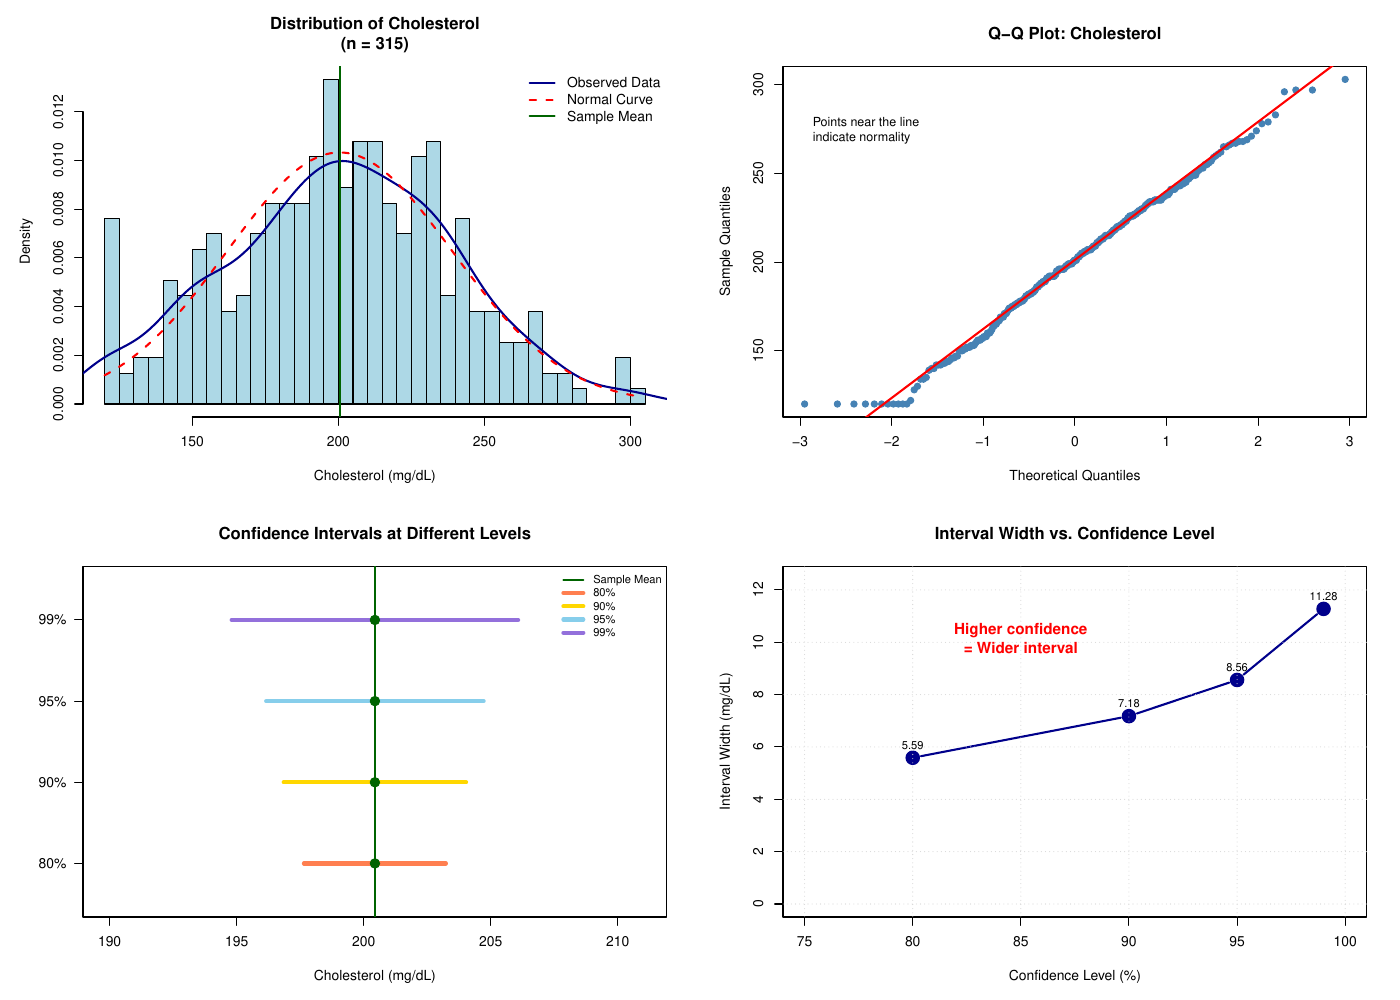

This figure's R source:
# Assignment 2 - Task 3: Point and Interval Estimation with Real Data
# =========================================================================
# This script demonstrates point estimation and confidence interval construction
# using real-world data

# Set seed for reproducibility
set.seed(789)

# =========================================================================
# STEP 1: LOAD AND EXPLORE THE DATASET
# =========================================================================

cat(paste(rep("=", 75), collapse=""), "\n")
cat("TASK 3: POINT AND INTERVAL ESTIMATION WITH REAL DATA\n")
cat(paste(rep("=", 75), collapse=""), "\n\n")

# Try to load NutritionStudy data
# If not available, we'll create a similar synthetic dataset
use_synthetic <- TRUE
dataset_name <- "Synthetic Nutrition Study"

tryCatch({
  # Try loading from Stat2Data package
  library(Stat2Data)
  data(NutritionStudy)
  cat("✓ Successfully loaded NutritionStudy dataset from Stat2Data package\n\n")
  dataset_name <- "NutritionStudy"
  use_synthetic <- FALSE
}, error = function(e) {
  cat("Note: Stat2Data package not available. Creating synthetic nutrition dataset.\n\n")
  use_synthetic <- TRUE
})

if (use_synthetic) {
  # Create synthetic dataset similar to NutritionStudy
  set.seed(123)
  n_participants <- 315
  
  NutritionStudy <- data.frame(
    ID = 1:n_participants,
    Age = round(rnorm(n_participants, mean = 45, sd = 15)),
    Cholesterol = round(rnorm(n_participants, mean = 200, sd = 40)),
    BMI = round(rnorm(n_participants, mean = 26.5, sd = 4.5), 1),
    Calories = round(rnorm(n_participants, mean = 2100, sd = 450)),
    Fiber = round(rnorm(n_participants, mean = 18, sd = 6), 1),
    Vitamin_C = round(rnorm(n_participants, mean = 85, sd = 35)),
    Iron = round(rnorm(n_participants, mean = 14, sd = 4), 1),
    Protein = round(rnorm(n_participants, mean = 75, sd = 20))
  )
  
  # Ensure positive values
  NutritionStudy$Cholesterol <- pmax(NutritionStudy$Cholesterol, 120)
  NutritionStudy$BMI <- pmax(NutritionStudy$BMI, 16)
  NutritionStudy$Calories <- pmax(NutritionStudy$Calories, 1200)
  NutritionStudy$Fiber <- pmax(NutritionStudy$Fiber, 5)
  
  cat("✓ Created synthetic nutrition dataset\n\n")
}

# Display dataset information
cat("Dataset Overview:\n")
cat(paste(rep("-", 75), collapse=""), "\n")
cat(sprintf("Dataset Name: %s\n", dataset_name))
cat(sprintf("Number of observations: %d\n", nrow(NutritionStudy)))
cat(sprintf("Number of variables: %d\n\n", ncol(NutritionStudy)))

# Show first few rows
cat("First 6 rows of the dataset:\n")
print(head(NutritionStudy))

# Show structure
cat("\n\nDataset Structure:\n")
str(NutritionStudy)

# =========================================================================
# STEP 2: SELECT CONTINUOUS VARIABLE AND DEFINE POPULATION
# =========================================================================

cat("\n\n", paste(rep("=", 75), collapse=""), "\n")
cat("STEP 2: VARIABLE SELECTION AND POPULATION DEFINITION\n")
cat(paste(rep("=", 75), collapse=""), "\n\n")

# Select a continuous numeric variable - using Cholesterol
# You can change this to any continuous variable in your dataset
selected_variable <- "Cholesterol"
data_vector <- NutritionStudy[[selected_variable]]

# Remove any missing values
data_vector <- data_vector[!is.na(data_vector)]
n <- length(data_vector)

cat("SELECTED VARIABLE: ", selected_variable, "\n")
cat(paste(rep("-", 75), collapse=""), "\n\n")

cat("POPULATION OF INTEREST:\n")
cat("The population consists of all adults who could potentially participate\n")
cat("in a nutrition study. This dataset represents a random sample of n =", n, "\n")
cat("participants from this population. We are interested in estimating the\n")
cat("true population mean", selected_variable, "level.\n\n")

cat("VARIABLE DESCRIPTION:\n")
cat("Cholesterol: Total cholesterol level measured in mg/dL (milligrams per deciliter)\n")
cat("- Normal range: < 200 mg/dL\n")
cat("- Borderline high: 200-239 mg/dL\n")
cat("- High: ≥ 240 mg/dL\n\n")

# Display descriptive statistics
cat("DESCRIPTIVE STATISTICS:\n")
cat(paste(rep("-", 75), collapse=""), "\n")
cat(sprintf("Sample size (n):           %d\n", n))
cat(sprintf("Minimum:                   %.2f\n", min(data_vector)))
cat(sprintf("1st Quartile (Q1):         %.2f\n", quantile(data_vector, 0.25)))
cat(sprintf("Median (Q2):               %.2f\n", median(data_vector)))
cat(sprintf("Mean:                      %.2f\n", mean(data_vector)))
cat(sprintf("3rd Quartile (Q3):         %.2f\n", quantile(data_vector, 0.75)))
cat(sprintf("Maximum:                   %.2f\n", max(data_vector)))
cat(sprintf("Range:                     %.2f\n", max(data_vector) - min(data_vector)))
cat(sprintf("Interquartile Range (IQR): %.2f\n", IQR(data_vector)))
cat(sprintf("Variance:                  %.2f\n", var(data_vector)))
cat(sprintf("Standard Deviation:        %.2f\n\n", sd(data_vector)))

# =========================================================================
# STEP 3: POINT ESTIMATES
# =========================================================================

cat("\n", paste(rep("=", 75), collapse=""), "\n")
cat("STEP 3: POINT ESTIMATES\n")
cat(paste(rep("=", 75), collapse=""), "\n\n")

# Calculate point estimates
sample_mean <- mean(data_vector)
sample_sd <- sd(data_vector)
sample_se <- sample_sd / sqrt(n)

cat("POINT ESTIMATE FOR POPULATION MEAN (μ):\n")
cat(paste(rep("-", 75), collapse=""), "\n")
cat(sprintf("Sample Mean (x̄) = %.4f mg/dL\n\n", sample_mean))

cat("INTERPRETATION:\n")
cat(sprintf("Based on our sample of %d participants, we estimate that the average\n", n))
cat(sprintf("cholesterol level in the population is %.2f mg/dL. This is our single\n", sample_mean))
cat("best guess (point estimate) for the true population mean. However, we\n")
cat("acknowledge that this estimate has sampling variability and is unlikely\n")
cat("to be exactly equal to the true population parameter.\n\n")

if (sample_mean < 200) {
  cat("Clinical Note: The estimated mean is in the 'desirable' range (< 200 mg/dL).\n\n")
} else if (sample_mean < 240) {
  cat("Clinical Note: The estimated mean is in the 'borderline high' range (200-239 mg/dL).\n\n")
} else {
  cat("Clinical Note: The estimated mean is in the 'high' range (≥ 240 mg/dL).\n\n")
}

cat("\nPOINT ESTIMATE FOR POPULATION STANDARD DEVIATION (σ):\n")
cat(paste(rep("-", 75), collapse=""), "\n")
cat(sprintf("Sample Standard Deviation (s) = %.4f mg/dL\n\n", sample_sd))

cat("INTERPRETATION:\n")
cat(sprintf("The standard deviation of %.2f mg/dL indicates the typical amount of\n", sample_sd))
cat("variation in cholesterol levels around the mean. About 68%% of individuals\n")
cat("in our sample have cholesterol levels within one standard deviation of the\n")
cat(sprintf("mean (approximately %.2f to %.2f mg/dL, assuming normality).\n\n", 
            sample_mean - sample_sd, sample_mean + sample_sd))

cat("\nSTANDARD ERROR OF THE MEAN:\n")
cat(paste(rep("-", 75), collapse=""), "\n")
cat(sprintf("Standard Error (SE) = s / √n = %.4f mg/dL\n\n", sample_se))

cat("INTERPRETATION:\n")
cat("The standard error represents the estimated standard deviation of the\n")
cat("sampling distribution of the mean. It quantifies the precision of our\n")
cat("sample mean as an estimate of the population mean. Smaller SE indicates\n")
cat("more precise estimation.\n\n")

# =========================================================================
# STEP 4: CONFIDENCE INTERVALS
# =========================================================================

cat("\n", paste(rep("=", 75), collapse=""), "\n")
cat("STEP 4: CONFIDENCE INTERVALS FOR POPULATION MEAN\n")
cat(paste(rep("=", 75), collapse=""), "\n\n")

# Confidence levels to compute
confidence_levels <- c(0.80, 0.90, 0.95, 0.99)
alpha_levels <- 1 - confidence_levels

# Calculate degrees of freedom
df <- n - 1

# Store results
ci_results <- data.frame(
  Confidence = paste0(confidence_levels * 100, "%"),
  Alpha = alpha_levels,
  t_critical = numeric(length(confidence_levels)),
  Margin_Error = numeric(length(confidence_levels)),
  Lower_Bound = numeric(length(confidence_levels)),
  Upper_Bound = numeric(length(confidence_levels)),
  Width = numeric(length(confidence_levels)),
  stringsAsFactors = FALSE
)

cat("CONFIDENCE INTERVAL CALCULATIONS:\n")
cat(paste(rep("-", 75), collapse=""), "\n\n")

for (i in 1:length(confidence_levels)) {
  conf_level <- confidence_levels[i]
  alpha <- alpha_levels[i]
  
  # Calculate t-critical value
  t_crit <- qt(1 - alpha/2, df)
  
  # Calculate margin of error
  margin_error <- t_crit * sample_se
  
  # Calculate confidence interval
  ci_lower <- sample_mean - margin_error
  ci_upper <- sample_mean + margin_error
  ci_width <- ci_upper - ci_lower
  
  # Store results
  ci_results$t_critical[i] <- t_crit
  ci_results$Margin_Error[i] <- margin_error
  ci_results$Lower_Bound[i] <- ci_lower
  ci_results$Upper_Bound[i] <- ci_upper
  ci_results$Width[i] <- ci_width
  
  # Print detailed output
  cat(sprintf("%d%% CONFIDENCE INTERVAL:\n", conf_level * 100))
  cat(sprintf("  Confidence Level: %.2f (Alpha = %.2f, α/2 = %.3f)\n", 
              conf_level, alpha, alpha/2))
  cat(sprintf("  Degrees of Freedom: %d\n", df))
  cat(sprintf("  t-critical value: %.4f\n", t_crit))
  cat(sprintf("  Margin of Error: %.4f mg/dL\n", margin_error))
  cat(sprintf("  Confidence Interval: [%.4f, %.4f] mg/dL\n", ci_lower, ci_upper))
  cat(sprintf("  Interval Width: %.4f mg/dL\n\n", ci_width))
  
  cat("  INTERPRETATION:\n")
  cat(sprintf("  We are %d%% confident that the true population mean cholesterol\n", 
              conf_level * 100))
  cat(sprintf("  level lies between %.2f and %.2f mg/dL. This means that if we\n", 
              ci_lower, ci_upper))
  cat(sprintf("  repeated this sampling process many times, approximately %d%% of\n", 
              conf_level * 100))
  cat("  the confidence intervals constructed would contain the true population mean.\n\n")
  cat(paste(rep("-", 75), collapse=""), "\n\n")
}

# Display summary table
cat("\nSUMMARY TABLE OF CONFIDENCE INTERVALS:\n")
cat(paste(rep("=", 75), collapse=""), "\n\n")
print(ci_results, row.names = FALSE, digits = 4)

# =========================================================================
# STEP 5: ANALYSIS OF CONFIDENCE vs. INTERVAL WIDTH
# =========================================================================

cat("\n\n", paste(rep("=", 75), collapse=""), "\n")
cat("STEP 5: WHAT HAPPENS AS CONFIDENCE INCREASES?\n")
cat(paste(rep("=", 75), collapse=""), "\n\n")

cat("RELATIONSHIP BETWEEN CONFIDENCE AND INTERVAL WIDTH:\n")
cat(paste(rep("-", 75), collapse=""), "\n\n")

# Calculate percentage increases in width
width_80 <- ci_results$Width[1]
for (i in 1:nrow(ci_results)) {
  pct_increase <- ((ci_results$Width[i] - width_80) / width_80) * 100
  cat(sprintf("%s CI: Width = %.4f mg/dL (%.1f%% wider than 80%% CI)\n", 
              ci_results$Confidence[i], ci_results$Width[i], pct_increase))
}

cat("\n\nKEY OBSERVATIONS:\n")
cat("1. As confidence level increases, the interval width INCREASES\n")
cat("2. Higher confidence requires a wider interval to capture the true parameter\n")
cat("3. There is a TRADE-OFF between confidence and precision:\n")
cat("   - More confidence → Wider interval → Less precise estimate\n")
cat("   - Less confidence → Narrower interval → More precise estimate\n\n")

cat("MATHEMATICAL EXPLANATION:\n")
cat("The confidence interval formula is: CI = x̄ ± t(α/2, df) × SE\n")
cat("As confidence increases:\n")
cat("  • Alpha (α) decreases\n")
cat("  • t-critical value increases (further out in the tails)\n")
cat("  • Margin of error increases\n")
cat("  • Interval width increases\n\n")

cat("ANALOGY:\n")
cat("Think of confidence intervals like casting a fishing net:\n")
cat("  • 80%% CI: Narrow net - higher risk of missing the fish (α = 0.20)\n")
cat("  • 90%% CI: Medium net - moderate risk (α = 0.10)\n")
cat("  • 95%% CI: Wide net - low risk (α = 0.05)\n")
cat("  • 99%% CI: Very wide net - very low risk (α = 0.01)\n\n")

cat("CONFIDENCE vs. CONFIDENCE INTERPRETATION:\n")
cat(paste(rep("-", 75), collapse=""), "\n")
cat("The term 'confidence' has a specific statistical meaning:\n\n")

cat("• CONFIDENCE LEVEL (1 - α):\n")
cat("  The long-run proportion of confidence intervals that would contain\n")
cat("  the true population parameter if we repeated the sampling process\n")
cat("  many times. It is NOT the probability that this specific interval\n")
cat("  contains the true mean (the parameter is fixed, not random).\n\n")

cat("• RELATIONSHIP TO ALPHA (α):\n")
cat("  Alpha represents the risk we're willing to take of being wrong.\n")
cat("  - α = 0.20 (80%% confidence): We accept a 20%% risk of error\n")
cat("  - α = 0.05 (95%% confidence): We accept only a 5%% risk of error\n")
cat("  - α = 0.01 (99%% confidence): We accept only a 1%% risk of error\n\n")

cat("• PRECISION vs. CONFIDENCE TRADE-OFF:\n")
cat("  We cannot have both maximum confidence and maximum precision.\n")
cat("  - Want narrow interval? Use lower confidence (e.g., 80%%)\n")
cat("  - Want high confidence? Accept wider interval (e.g., 99%%)\n")
cat("  - Balanced choice: 95%% confidence (conventional in many fields)\n\n")

cat("• PRACTICAL IMPLICATIONS:\n")
cat("  - Research: Typically use 95%% confidence (balance of precision and confidence)\n")
cat("  - Medical/Safety: May use 99%% confidence (minimize risk of error)\n")
cat("  - Exploratory: May use 80-90%% confidence (prioritize precision)\n\n")

# =========================================================================
# STEP 6: VISUALIZATIONS
# =========================================================================

cat(paste(rep("=", 75), collapse=""), "\n")
cat("STEP 6: CREATING VISUALIZATIONS\n")
cat(paste(rep("=", 75), collapse=""), "\n\n")

# Create comprehensive PDF with all plots
pdf("/home/[user]/task3_confidence_intervals.pdf", width = 14, height = 10)
par(mfrow = c(2, 2), mar = c(5, 5, 4, 2))

# Plot 1: Histogram of data with normal overlay
hist(data_vector, breaks = 30, freq = FALSE,
     main = sprintf("Distribution of %s\n(n = %d)", selected_variable, n),
     xlab = sprintf("%s (mg/dL)", selected_variable),
     ylab = "Density",
     col = "lightblue", border = "black")

# Add density curve
lines(density(data_vector), col = "darkblue", lwd = 2)

# Add normal overlay
x_seq <- seq(min(data_vector), max(data_vector), length.out = 200)
lines(x_seq, dnorm(x_seq, mean = sample_mean, sd = sample_sd),
      col = "red", lwd = 2, lty = 2)

# Add mean line
abline(v = sample_mean, col = "darkgreen", lwd = 2, lty = 1)

legend("topright", 
       legend = c("Observed Data", "Normal Curve", "Sample Mean"),
       col = c("darkblue", "red", "darkgreen"),
       lwd = 2, lty = c(1, 2, 1), bty = "n")

# Plot 2: Q-Q plot to check normality
qqnorm(data_vector, 
       main = sprintf("Q-Q Plot: %s", selected_variable),
       pch = 19, col = "steelblue")
qqline(data_vector, col = "red", lwd = 2)
text(min(qqnorm(data_vector, plot.it = FALSE)$x),
     max(qqnorm(data_vector, plot.it = FALSE)$y) * 0.9,
     "Points near the line\nindicate normality",
     pos = 4, cex = 0.9)

# Plot 3: Confidence intervals visualization
plot(1, type = "n", xlim = c(min(ci_results$Lower_Bound) - 5, 
                              max(ci_results$Upper_Bound) + 5),
     ylim = c(0.5, length(confidence_levels) + 0.5),
     xlab = sprintf("%s (mg/dL)", selected_variable),
     ylab = "",
     main = "Confidence Intervals at Different Levels",
     yaxt = "n")

# Add y-axis labels
axis(2, at = 1:length(confidence_levels), 
     labels = ci_results$Confidence, las = 1)

# Add grid
abline(v = sample_mean, col = "darkgreen", lwd = 2, lty = 1)

# Plot intervals
colors <- c("coral", "gold", "skyblue", "mediumpurple")
for (i in 1:length(confidence_levels)) {
  segments(ci_results$Lower_Bound[i], i,
           ci_results$Upper_Bound[i], i,
           col = colors[i], lwd = 4)
  points(sample_mean, i, pch = 19, cex = 1.5, col = "darkgreen")
}

legend("topright", 
       legend = c("Sample Mean", ci_results$Confidence),
       col = c("darkgreen", colors),
       lwd = c(2, rep(4, 4)), 
       lty = c(1, rep(1, 4)),
       bty = "n", cex = 0.8)

# Plot 4: Interval width vs confidence level
plot(confidence_levels * 100, ci_results$Width,
     type = "b", pch = 19, cex = 2, col = "darkblue", lwd = 2,
     main = "Interval Width vs. Confidence Level",
     xlab = "Confidence Level (%)",
     ylab = "Interval Width (mg/dL)",
     xlim = c(75, 100),
     ylim = c(0, max(ci_results$Width) * 1.1))

# Add grid
grid()

# Add text labels
for (i in 1:nrow(ci_results)) {
  text(confidence_levels[i] * 100, ci_results$Width[i],
       sprintf("%.2f", ci_results$Width[i]),
       pos = 3, cex = 0.8)
}

# Add annotation
text(85, max(ci_results$Width) * 0.9,
     "Higher confidence\n= Wider interval",
     col = "red", cex = 1.1, font = 2)

dev.off()

cat("✓ Main visualization saved to: task3_confidence_intervals.pdf\n\n")

# Create additional plot showing sampling distribution concept
pdf("/home/[user]/task3_sampling_distribution.pdf", width = 10, height = 8)
par(mfrow = c(1, 1), mar = c(5, 5, 4, 2))

# Plot sampling distribution
x_range <- seq(sample_mean - 4*sample_se, sample_mean + 4*sample_se, length.out = 500)
y_vals <- dnorm(x_range, mean = sample_mean, sd = sample_se)

plot(x_range, y_vals, type = "l", lwd = 3, col = "darkblue",
     main = sprintf("Sampling Distribution of the Mean\n95%% Confidence Interval"),
     xlab = sprintf("Sample Mean %s (mg/dL)", selected_variable),
     ylab = "Probability Density",
     ylim = c(0, max(y_vals) * 1.1))

# Shade 95% CI region
ci_95_lower <- ci_results$Lower_Bound[3]  # 95% is 3rd row
ci_95_upper <- ci_results$Upper_Bound[3]

x_shade <- x_range[x_range >= ci_95_lower & x_range <= ci_95_upper]
y_shade <- dnorm(x_shade, mean = sample_mean, sd = sample_se)

polygon(c(x_shade, rev(x_shade)), c(rep(0, length(x_shade)), rev(y_shade)),
        col = rgb(0, 0, 1, 0.3), border = NA)

# Add vertical lines
abline(v = sample_mean, col = "darkgreen", lwd = 2)
abline(v = ci_95_lower, col = "red", lwd = 2, lty = 2)
abline(v = ci_95_upper, col = "red", lwd = 2, lty = 2)

# Add text annotations
text(sample_mean, max(y_vals) * 1.05,
     sprintf("x̄ = %.2f", sample_mean),
     pos = 3, col = "darkgreen", font = 2)

text(ci_95_lower, max(y_vals) * 0.5,
     sprintf("Lower\n%.2f", ci_95_lower),
     pos = 2, col = "red", cex = 0.9)

text(ci_95_upper, max(y_vals) * 0.5,
     sprintf("Upper\n%.2f", ci_95_upper),
     pos = 4, col = "red", cex = 0.9)

text(sample_mean, max(y_vals) * 0.25,
     "95% of the area\nunder the curve",
     col = "blue", font = 2)

legend("topright",
       legend = c("Sampling Distribution", "Sample Mean", "95% CI Bounds"),
       col = c("darkblue", "darkgreen", "red"),
       lwd = c(3, 2, 2),
       lty = c(1, 1, 2),
       bty = "n")

dev.off()

cat("✓ Sampling distribution plot saved to: task3_sampling_distribution.pdf\n\n")

# =========================================================================
# STEP 7: NORMALITY CHECK
# =========================================================================

cat("\n", paste(rep("=", 75), collapse=""), "\n")
cat("STEP 7: CHECKING ASSUMPTIONS\n")
cat(paste(rep("=", 75), collapse=""), "\n\n")

cat("For confidence intervals based on t-distribution to be valid, we need:\n")
cat("1. Random sampling from the population\n")
cat("2. Independence of observations\n")
cat("3. Approximate normality of the population OR large sample size (n ≥ 30)\n\n")

# Shapiro-Wilk test
if (n <= 5000) {
  shapiro_result <- shapiro.test(data_vector)
  cat("SHAPIRO-WILK NORMALITY TEST:\n")
  cat(sprintf("  W-statistic = %.4f\n", shapiro_result$statistic))
  cat(sprintf("  p-value = %.4f\n\n", shapiro_result$p.value))
  
  if (shapiro_result$p.value > 0.05) {
    cat("  Result: FAIL TO REJECT normality assumption (p > 0.05)\n")
    cat("  Conclusion: Data are consistent with a normal distribution.\n\n")
  } else {
    cat("  Result: REJECT normality assumption (p < 0.05)\n")
    cat("  Conclusion: Data show departure from normality.\n")
    cat(sprintf("  However, with n = %d, the Central Limit Theorem suggests that\n", n))
    cat("  the sampling distribution of the mean is approximately normal,\n")
    cat("  so our confidence intervals are still valid.\n\n")
  }
}

# Skewness and Kurtosis
skewness <- mean((data_vector - sample_mean)^3) / sample_sd^3
kurtosis <- mean((data_vector - sample_mean)^4) / sample_sd^4 - 3

cat("DISTRIBUTION SHAPE METRICS:\n")
cat(sprintf("  Skewness: %.4f ", skewness))
if (abs(skewness) < 0.5) {
  cat("(approximately symmetric)\n")
} else if (skewness > 0) {
  cat("(right-skewed)\n")
} else {
  cat("(left-skewed)\n")
}

cat(sprintf("  Excess Kurtosis: %.4f ", kurtosis))
if (abs(kurtosis) < 0.5) {
  cat("(approximately mesokurtic, like normal)\n")
} else if (kurtosis > 0) {
  cat("(leptokurtic, heavier tails than normal)\n")
} else {
  cat("(platykurtic, lighter tails than normal)\n")
}

cat("\n  Note: For normal distribution, skewness = 0 and excess kurtosis = 0\n\n")

cat(sprintf("SAMPLE SIZE: n = %d\n", n))
if (n >= 30) {
  cat("✓ Sample size is sufficient (n ≥ 30) for CLT to apply.\n")
  cat("  Even if the population is not perfectly normal, the sampling\n")
  cat("  distribution of the mean is approximately normal.\n")
} else {
  cat("⚠ Sample size is small (n < 30). Check Q-Q plot carefully.\n")
  cat("  If data are approximately normal, t-procedures are valid.\n")
}

# =========================================================================
# FINAL SUMMARY
# =========================================================================

cat("\n\n", paste(rep("=", 75), collapse=""), "\n")
cat("TASK 3 COMPLETE - SUMMARY\n")
cat(paste(rep("=", 75), collapse=""), "\n\n")

cat("DATASET: ", dataset_name, "\n")
cat("VARIABLE: ", selected_variable, "\n")
cat("SAMPLE SIZE: ", n, "\n\n")

cat("POINT ESTIMATES:\n")
cat(sprintf("  Population Mean (μ):   %.2f mg/dL\n", sample_mean))
cat(sprintf("  Population SD (σ):     %.2f mg/dL\n", sample_sd))
cat(sprintf("  Standard Error (SE):   %.2f mg/dL\n\n", sample_se))

cat("CONFIDENCE INTERVALS:\n")
for (i in 1:nrow(ci_results)) {
  cat(sprintf("  %s: [%.2f, %.2f] mg/dL  (width: %.2f)\n",
              ci_results$Confidence[i],
              ci_results$Lower_Bound[i],
              ci_results$Upper_Bound[i],
              ci_results$Width[i]))
}

cat("\n\nKEY INSIGHT:\n")
cat("As confidence increases from 80%% to 99%%, the interval width increases\n")
cat(sprintf("from %.2f to %.2f mg/dL (%.1f%% increase). This illustrates the\n",
            ci_results$Width[1], ci_results$Width[4],
            ((ci_results$Width[4] - ci_results$Width[1]) / ci_results$Width[1]) * 100))
cat("fundamental trade-off in statistical inference: higher confidence comes\n")
cat("at the cost of less precise estimates (wider intervals).\n\n")

cat(paste(rep("=", 75), collapse=""), "\n")
cat("All analysis complete! Check the PDF files for visualizations.\n")
cat(paste(rep("=", 75), collapse=""), "\n")
